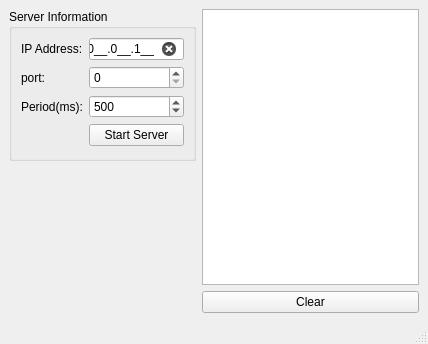
<?xml version="1.0" encoding="UTF-8"?>
<ui version="4.0">
 <class>MainWindow</class>
 <widget class="QMainWindow" name="MainWindow">
  <property name="geometry">
   <rect>
    <x>0</x>
    <y>0</y>
    <width>428</width>
    <height>344</height>
   </rect>
  </property>
  <property name="windowTitle">
   <string>MainWindow</string>
  </property>
  <property name="styleSheet">
   <string notr="true">#lblConnectionStatus[state = &quot;1&quot;]{
	background-color: rgb(170,0,0);
}
#lblConnectionStatus[state = &quot;0&quot;]{
	background-color: rgb(0,170,127);
}
#InIPAddress[state = &quot;0&quot;]{
	background-color: rgb(186, 0, 0);
}
#InIPAddress[state = &quot;1&quot;]{
	background-color: rgb(0, 170, 0);
}</string>
  </property>
  <widget class="QWidget" name="centralwidget">
   <layout class="QVBoxLayout" name="verticalLayout_3">
    <item>
     <layout class="QHBoxLayout" name="horizontalLayout">
      <item>
       <layout class="QVBoxLayout" name="verticalLayout_2">
        <item>
         <widget class="QGroupBox" name="groupBox">
          <property name="title">
           <string>Server Information </string>
          </property>
          <layout class="QFormLayout" name="formLayout">
           <item row="0" column="0">
            <widget class="QLabel" name="label_2">
             <property name="text">
              <string>IP Address:</string>
             </property>
            </widget>
           </item>
           <item row="0" column="1">
            <widget class="QLineEdit" name="InIPAddress">
             <property name="inputMask">
              <string>000.000.000.000;_</string>
             </property>
             <property name="text">
              <string>127.0.0.1</string>
             </property>
             <property name="clearButtonEnabled">
              <bool>true</bool>
             </property>
             <property name="state" stdset="0">
              <string/>
             </property>
            </widget>
           </item>
           <item row="1" column="0">
            <widget class="QLabel" name="label">
             <property name="text">
              <string>port:</string>
             </property>
            </widget>
           </item>
           <item row="1" column="1">
            <widget class="QSpinBox" name="spnServerPort">
             <property name="minimum">
              <number>0</number>
             </property>
             <property name="maximum">
              <number>65535</number>
             </property>
            </widget>
           </item>
           <item row="2" column="0">
            <widget class="QLabel" name="label_3">
             <property name="text">
              <string>Period(ms):</string>
             </property>
            </widget>
           </item>
           <item row="2" column="1">
            <widget class="QSpinBox" name="spnPeriod">
             <property name="minimum">
              <number>100</number>
             </property>
             <property name="maximum">
              <number>2000</number>
             </property>
             <property name="value">
              <number>500</number>
             </property>
            </widget>
           </item>
           <item row="3" column="0">
            <widget class="QLabel" name="lblConnectionStatus">
             <property name="minimumSize">
              <size>
               <width>25</width>
               <height>25</height>
              </size>
             </property>
             <property name="maximumSize">
              <size>
               <width>25</width>
               <height>25</height>
              </size>
             </property>
             <property name="autoFillBackground">
              <bool>false</bool>
             </property>
             <property name="styleSheet">
              <string notr="true"/>
             </property>
             <property name="text">
              <string/>
             </property>
             <property name="state" stdset="0">
              <string>1</string>
             </property>
            </widget>
           </item>
           <item row="3" column="1">
            <widget class="QPushButton" name="btnStartServer">
             <property name="text">
              <string>Start Server</string>
             </property>
            </widget>
           </item>
          </layout>
         </widget>
        </item>
        <item>
         <spacer name="verticalSpacer">
          <property name="orientation">
           <enum>Qt::Vertical</enum>
          </property>
          <property name="sizeHint" stdset="0">
           <size>
            <width>20</width>
            <height>40</height>
           </size>
          </property>
         </spacer>
        </item>
       </layout>
      </item>
      <item>
       <layout class="QVBoxLayout" name="verticalLayout">
        <item>
         <widget class="QListWidget" name="lstConsole"/>
        </item>
        <item>
         <widget class="QPushButton" name="btnClear">
          <property name="text">
           <string>Clear</string>
          </property>
         </widget>
        </item>
       </layout>
      </item>
     </layout>
    </item>
   </layout>
  </widget>
  <widget class="QMenuBar" name="menubar">
   <property name="geometry">
    <rect>
     <x>0</x>
     <y>0</y>
     <width>428</width>
     <height>22</height>
    </rect>
   </property>
  </widget>
  <widget class="QStatusBar" name="statusbar"/>
 </widget>
 <resources/>
 <connections>
  <connection>
   <sender>btnClear</sender>
   <signal>clicked()</signal>
   <receiver>lstConsole</receiver>
   <slot>clear()</slot>
   <hints>
    <hint type="sourcelabel">
     <x>335</x>
     <y>265</y>
    </hint>
    <hint type="destinationlabel">
     <x>340</x>
     <y>215</y>
    </hint>
   </hints>
  </connection>
 </connections>
</ui>
